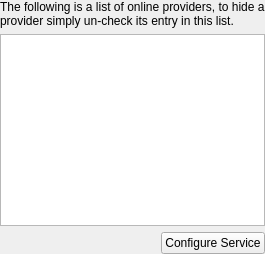
<?xml version="1.0" encoding="UTF-8"?>
<ui version="4.0">
 <class>OnlineSettings</class>
 <widget class="QWidget" name="Form">
  <layout class="QGridLayout" name="layout">
   <property name="margin">
    <number>0</number>
   </property>
   <item row="0" column="0" colspan="2">
    <widget class="QLabel" name="label">
     <property name="text">
      <string>The following is a list of online providers, to hide a provider simply un-check its entry in this list.</string>
     </property>
     <property name="wordWrap">
      <bool>true</bool>
     </property>
    </widget>
   </item>
   <item row="1" column="0" colspan="2">
    <widget class="QListWidget" name="providers"/>
   </item>
   <item row="2" column="0">
    <spacer name="spacer">
     <property name="orientation">
      <enum>Qt::Horizontal</enum>
     </property>
     <property name="sizeType">
      <enum>QSizePolicy::MinimumExpanding</enum>
     </property>
     <property name="sizeHint" stdset="0">
      <size>
       <width>0</width>
       <height>0</height>
      </size>
     </property>
    </spacer>
   </item>
   <item row="2" column="1">
    <widget class="QPushButton" name="configureButton">
     <property name="sizePolicy">
      <sizepolicy hsizetype="Preferred" vsizetype="Fixed">
       <horstretch>0</horstretch>
       <verstretch>0</verstretch>
      </sizepolicy>
     </property>
     <property name="text">
      <string>Configure Service</string>
     </property>
    </widget>
   </item>
  </layout>
 </widget>
 <resources/>
 <connections/>
</ui>
